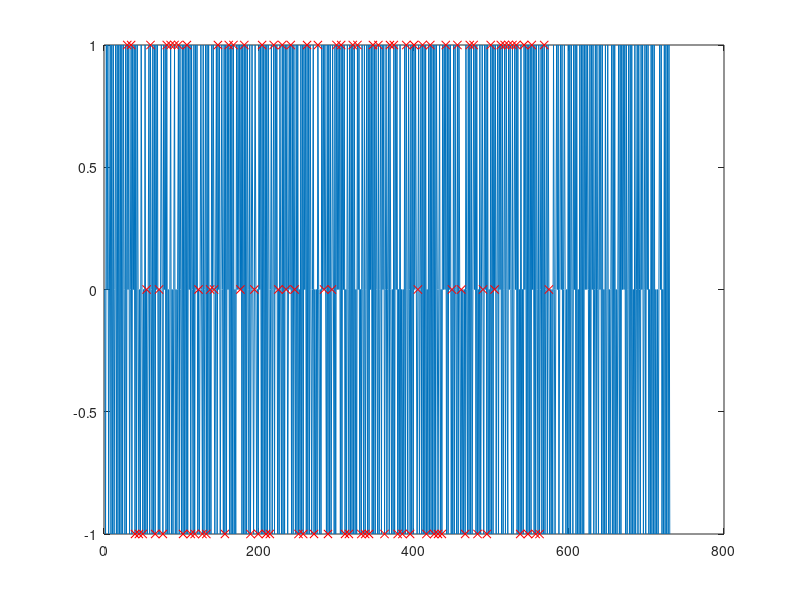

Reproduce this figure in MATLAB. (Note: this script raises an error after producing the figure.)
clc
clear all

len=730;
signbalance=.5;
onevtwo=1/3;
y=zeros(len,1);
y(1)=0;

harshness=5; %Trade-off is structure vs balance. In theory, dynamic harshness dependent on k is the best trade-off and shortest methods section

%% vals "key":
%x
%y
%early pulse mag and +/- direction
%late pulse mag and +/- direction
%pseudorandom white noise magnitude
%shape (-1=none,0=triangle,1=square, 2=circle, 3=inf desired)
%cursor shown (0/1 false/true)
%acquisitions needed

cost=inf;

while cost>3
    for k=2:len
        if y(k-1)==0
            if rand<signbalance
                y(k)=-1;
                signbalance=signbalance-harshness*1/len;
            else
                y(k)=1;
                signbalance=signbalance+harshness*1/len;
            end
        else
            if rand<onevtwo
                y(k)=0;
                onevtwo=onevtwo-harshness*2/len;
            else
                y(k)=-y(k-1);
                onevtwo=onevtwo+harshness*1/len;
            end
        end
    end
    diffs=y(2:end)-y(1:end-1);
    signbalance_=sum(diffs<0)-sum(diffs>0)
    onevtwo_=sum(abs(diffs)==1)-sum(abs(diffs)==2)
    cost=abs(onevtwo_)+abs(signbalance_);
end



x=[y [0;sign(diffs)] [0;abs(diffs)]];

N=5;
DIR=[-1 1];
DIST=[1 2];
ntypes=5;

%Make a deck
c=0;
for k=1:N
    for kk=1:length(DIR)
        for kkk=1:length(DIST)
            for kkkk=1:ntypes
                c=c+1;
                catme(c).dat=[DIR(kk); DIST(kkk); kkkk];
            end
        end
    end
end
deck=[catme.dat];
deck=deck(:,randperm(size(deck,2)));

c=0;
d=1;
k=inf;
sd2=size(deck,2);
dist=zeros(sd2,1);
while c<len
    c=c+1;
    k=k+1;
    if (k<5)||(c<30)||(d>sd2)
        out(c).dat=[y(c); .5; 0; 0; 0; -1; 1; 1];
        continue
    end

    %if it's k>=7, reshuffle the deck and try again
    if (sum(x(c,2:3)'==deck(1:2,d))~=2)&&(k>5)
        deck(:,d:end)=deck(:,d-1+randperm(sd2-d+1));
    end
    if sum(x(c,2:3)'==deck(1:2,d))==2
        out(c).dat=[y(c); .5; 0; 0; 0; -1; 1; 1];
        continue
    end

    %[c,k]
    dist(d)=c;
    k=0;
    switch deck(3,d)
        case 1
            out(c).dat=[y(c); .5; 1; 0; 0; -1; 1; 1];
        case 2
            out(c).dat=[y(c); .5; -1; 0; 0; -1; 1; 1];
        case 3
            out(c).dat=[y(c); .5; 0; 1; 0; -1; 1; 1];
        case 4
            out(c).dat=[y(c); .5; 0; -1; 0; -1; 1; 1];
        case 5
            out(c).dat=[y(c); .5; 0; 0; 1; -1; 1; 1];
    end
    d=d+1;
end

figure(1)
clf
plot(1:len,y,dist,y(dist),'rx')
length(out)
size([out.dat])

[h]=hist(dist(2:end)-dist(1:end-1),5:11);
[(5:11)' h']

out(c).dat=[0; 0; 0; 0; 0; 0; 1; 1]; %Extra copy of the first shape to allow target acquisition
for s=0:3 %5 warmups on each, cursor shown
        c=c+1;
        out(c).dat=[0; 0; 0; 0; 0; s; 1; 5];
end

for s=0:3 %5 more warmups on each, cursor shown
    for k=1:5
        c=c+1;
        out(c).dat=[0; 0; 0; 0; 0; s; 1; 5]; 
    end
end

SnMag=zeros(2,4*5*20);
k=0;
for s=0:3
    for n=linspace(0,1,5)
        for ITER=1:4
            k=k+1;
            SnMag(:,k)=[n;s];
        end
    end
end
SnMag=SnMag(:,randperm(4*5*20));

for k=1:4*5*4
    c=c+1;
    out(c).dat=[0; 0; 0; 0; SnMag(:,k); 1; 5];
end

o=[out.dat]';
o(1:730,1)=o(1:730,1)*.15-.025;
o(:,3:4)=o(:,3:4)*30;
o(1:730,5)=o(1:730,5)*2;
o=[(1:length(out))' o];
fid=fopen('../Data/input.dat','w');
fprintf(fid,'%5.0f\t%6.4f\t%6.4f\t%6.4f\t%6.4f\t%6.4f\t%1.0f\t%1.0f\t%1.0f\n',o');
fclose(fid);
